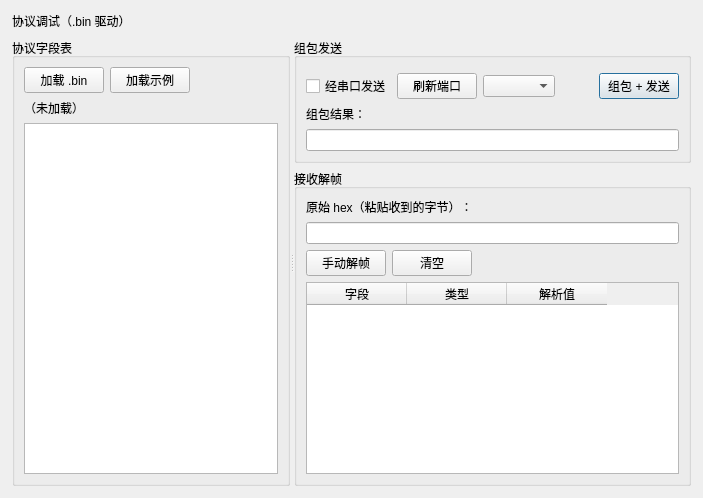
<?xml version="1.0" encoding="UTF-8"?>
<ui version="4.0">
 <class>ProtocolDebugPage</class>
 <widget class="QWidget" name="ProtocolDebugPage">
  <layout class="QVBoxLayout" name="rootLayout">
   <property name="spacing"><number>8</number></property>
   <property name="leftMargin"><number>12</number></property>
   <property name="topMargin"><number>12</number></property>
   <property name="rightMargin"><number>12</number></property>
   <property name="bottomMargin"><number>12</number></property>
   <item>
    <widget class="QLabel" name="titleLabel"><property name="text"><string>协议调试（.bin 驱动）</string></property></widget>
   </item>
   <item>
    <widget class="QSplitter" name="mainSplitter">
     <property name="orientation"><enum>Qt::Horizontal</enum></property>

     <!-- 左侧：协议字段表 -->
     <widget class="QGroupBox" name="fieldsGroup">
      <property name="title"><string>协议字段表</string></property>
      <layout class="QVBoxLayout" name="fieldsLayout">
       <item>
        <layout class="QHBoxLayout" name="fieldsToolbar">
         <item><widget class="QPushButton" name="loadBinButton"><property name="text"><string>加载 .bin</string></property></widget></item>
         <item><widget class="QPushButton" name="loadSampleButton"><property name="text"><string>加载示例</string></property></widget></item>
         <item><spacer name="fieldsSpacer"><property name="orientation"><enum>Qt::Horizontal</enum></property><property name="sizeHint" stdset="0"><size><width>40</width><height>20</height></size></property></spacer></item>
        </layout>
       </item>
       <item><widget class="QLabel" name="filePathLabel"><property name="text"><string>（未加载）</string></property></widget></item>
       <item><widget class="QTableView" name="fieldsTable"/></item>
      </layout>
     </widget>

     <!-- 右侧：组包/解帧 -->
     <widget class="QWidget" name="rightPane">
      <layout class="QVBoxLayout" name="rightLayout">
       <!-- 组包发送 -->
       <item>
        <widget class="QGroupBox" name="encodeGroup">
         <property name="title"><string>组包发送</string></property>
         <layout class="QVBoxLayout" name="encodeLayout">
          <item><widget class="QWidget" name="encodeInputsHost" native="true"/></item>
          <item>
           <layout class="QHBoxLayout" name="encodeToolbar">
            <item><widget class="QCheckBox" name="sendViaSerialCheck"><property name="text"><string>经串口发送</string></property></widget></item>
            <item><widget class="QPushButton" name="refreshPortsButton"><property name="text"><string>刷新端口</string></property></widget></item>
            <item><widget class="QComboBox" name="portCombo"/></item>
            <item><spacer name="encodeSpacer"><property name="orientation"><enum>Qt::Horizontal</enum></property><property name="sizeHint" stdset="0"><size><width>40</width><height>20</height></size></property></spacer></item>
            <item><widget class="QPushButton" name="encodeButton"><property name="text"><string>组包 + 发送</string></property><property name="default"><bool>true</bool></property></widget></item>
           </layout>
          </item>
          <item><widget class="QLabel" name="encodedHexLabel"><property name="text"><string>组包结果：</string></property></widget></item>
          <item><widget class="QLineEdit" name="encodedHexEdit"><property name="readOnly"><bool>true</bool></property></widget></item>
         </layout>
        </widget>
       </item>

       <!-- 接收解帧 -->
       <item>
        <widget class="QGroupBox" name="decodeGroup">
         <property name="title"><string>接收解帧</string></property>
         <layout class="QVBoxLayout" name="decodeLayout">
          <item><widget class="QLabel" name="decodeHintLabel"><property name="text"><string>原始 hex（粘贴收到的字节）：</string></property></widget></item>
          <item><widget class="QLineEdit" name="decodeHexEdit"/></item>
          <item>
           <layout class="QHBoxLayout" name="decodeToolbar">
            <item><widget class="QPushButton" name="decodeButton"><property name="text"><string>手动解帧</string></property></widget></item>
            <item><widget class="QPushButton" name="decodeClearButton"><property name="text"><string>清空</string></property></widget></item>
            <item><spacer name="decodeSpacer"><property name="orientation"><enum>Qt::Horizontal</enum></property><property name="sizeHint" stdset="0"><size><width>40</width><height>20</height></size></property></spacer></item>
           </layout>
          </item>
          <item><widget class="QTableWidget" name="decodedTable">
           <column><property name="text"><string>字段</string></property></column>
           <column><property name="text"><string>类型</string></property></column>
           <column><property name="text"><string>解析值</string></property></column>
          </widget></item>
         </layout>
        </widget>
       </item>
      </layout>
     </widget>
    </widget>
   </item>
  </layout>
 </widget>
 <resources/>
 <connections/>
</ui>
